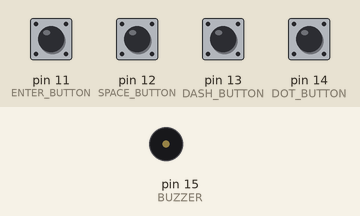
Recording of a sketch running on a simulated Arduino Uno, built with avr-gcc and run on an emulated ATmega328P. On the bench: buzzer (waves = sounding). The inputs (shaded band) are chosen by the test bench; at power-on: pin 11 (ENTER_BUTTON), pin 12 (SPACE_BUTTON), pin 13 (DASH_BUTTON), pin 14 (DOT_BUTTON) HIGH. What the sketch prints to the serial monitor is not drawn.

Above: at 1.2 s.
1.3 s: pin 13 (DASH_BUTTON) pulled LOW for 0.15 s
At 1.45 s:
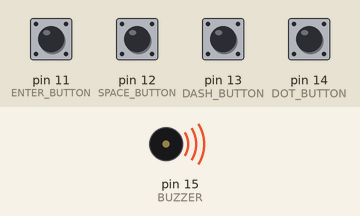
3.1 s: pin 11 (ENTER_BUTTON) pulled LOW for 0.15 s
4.7 s: pin 11 (ENTER_BUTTON) pulled LOW for 1 s
Timing chart, 0 to 7.7 s (numbered marks = the images above; inputs shaded):
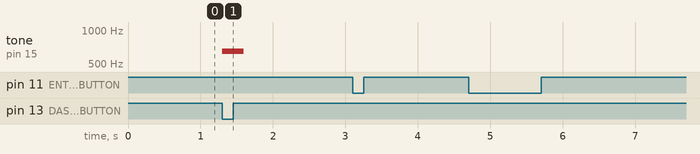

The sketch:

Morse_Receiver_Serial.ino
```cpp
#define DOT_BUTTON   14
#define DASH_BUTTON  13
#define SPACE_BUTTON 12
#define ENTER_BUTTON 11

#define BUZZER 15

//The sound of the Morse code machine
#define TONE_FREQ 650

// Audio Timing
#define DOT_TIME  100
#define DASH_TIME 300

// Interval after the sound
#define GAP_TIME 100

String currentMorse = "";
String message = "";

// Morse Code Table A-Z
const char* morseTable[] = {
  ".-", "-...", "-.-.", "-..", ".", "..-.",
  "--.", "....", "..", ".---", "-.-", ".-..",
  "--", "-.", "---", ".--.", "--.-", ".-.",
  "...", "-", "..-", "...-", ".--", "-..-",
  "-.--", "--.."
};

void beep(int duration) {
  tone(BUZZER, TONE_FREQ);
  delay(duration);
  noTone(BUZZER);
  delay(GAP_TIME);
}

char decodeMorse(String code) {

  for (int i = 0; i < 26; i++) {
    if (code == morseTable[i]) {
      return 'A' + i;
    }
  }

  return '?';
}

void setup() {

  pinMode(DOT_BUTTON, INPUT_PULLUP);
  pinMode(DASH_BUTTON, INPUT_PULLUP);
  pinMode(SPACE_BUTTON, INPUT_PULLUP);
  pinMode(ENTER_BUTTON, INPUT_PULLUP);

  pinMode(BUZZER, OUTPUT);

  Serial.begin(115200);

  Serial.println();
  Serial.println("===== MORSE MACHINE =====");
  Serial.println("DOT   = GP14");
  Serial.println("DASH  = GP13");
  Serial.println("SPACE = GP12");
  Serial.println("ENTER = GP11");
  Serial.println();
}

void loop() {

  // --------------------
  // DOT
  // --------------------
  if (digitalRead(DOT_BUTTON) == LOW) {

    beep(DOT_TIME);

    currentMorse += ".";

    Serial.print(".");

    while (digitalRead(DOT_BUTTON) == LOW) {
      delay(10);
    }

    delay(50);
  }


  // --------------------
  // DASH
  // --------------------
  if (digitalRead(DASH_BUTTON) == LOW) {

    beep(DASH_TIME);

    currentMorse += "-";

    Serial.print("-");

    while (digitalRead(DASH_BUTTON) == LOW) {
      delay(10);
    }

    delay(50);
  }


  // --------------------
  // SPACE = end the word
  // --------------------
  if (digitalRead(SPACE_BUTTON) == LOW) {

    if (currentMorse.length() > 0) {

      char letter = decodeMorse(currentMorse);

      message += letter;

      Serial.print(" -> ");
      Serial.println(letter);

      currentMorse = "";
    }

    while (digitalRead(SPACE_BUTTON) == LOW) {
      delay(10);
    }

    delay(100);
  }


  // --------------------
  // ENTER = end
  // --------------------
  if (digitalRead(ENTER_BUTTON) == LOW) {

    // If anything hasn't been converted yet,
    // convert the last character as well.
    if (currentMorse.length() > 0) {

      char letter = decodeMorse(currentMorse);

      message += letter;

      currentMorse = "";
    }

    Serial.println();
    Serial.println("====================");
    Serial.print("MESSAGE: ");
    Serial.println(message);
    Serial.println("====================");

    // next text
    message = "";

    while (digitalRead(ENTER_BUTTON) == LOW) {
      delay(10);
    }

    delay(200);
  }
}
```

Measured:
- after the input at 1.3 s, tone on pin 15 (BUZZER): silent → 650 Hz at once, → silent 0.30 s later
- after the input at 3.1 s, every drawn part: stays the same
- after the input at 4.7 s, every drawn part: stays the same
